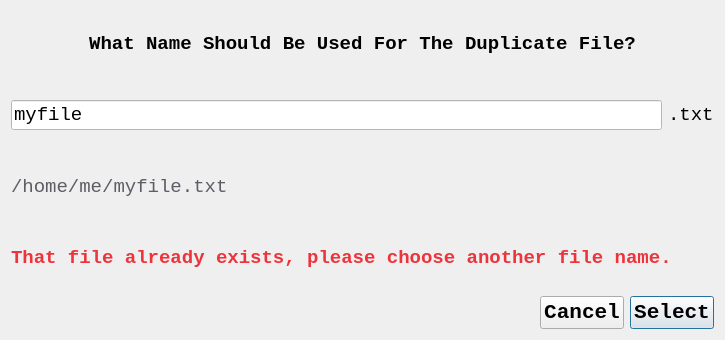
<?xml version="1.0" encoding="UTF-8"?>
<ui version="4.0">
 <class>DuplicateFileDialog</class>
 <widget class="QDialog" name="DuplicateFileDialog">
  <property name="geometry">
   <rect>
    <x>0</x>
    <y>0</y>
    <width>725</width>
    <height>340</height>
   </rect>
  </property>
  <property name="font">
   <font>
    <family>Consolas</family>
    <pointsize>14</pointsize>
   </font>
  </property>
  <property name="windowTitle">
   <string>Filename For Duplicate File</string>
  </property>
  <property name="modal">
   <bool>true</bool>
  </property>
  <layout class="QGridLayout" name="gridLayout">
   <item row="0" column="0">
    <layout class="QVBoxLayout" name="verticalLayout">
     <item>
      <widget class="QLabel" name="label">
       <property name="font">
        <font>
         <family>Consolas</family>
         <pointsize>14</pointsize>
         <weight>75</weight>
         <bold>true</bold>
        </font>
       </property>
       <property name="text">
        <string>What Name Should Be Used For The Duplicate File?</string>
       </property>
       <property name="alignment">
        <set>Qt::AlignCenter</set>
       </property>
       <property name="wordWrap">
        <bool>true</bool>
       </property>
      </widget>
     </item>
     <item>
      <layout class="QHBoxLayout" name="horizontalLayout">
       <item>
        <widget class="QLineEdit" name="lineEditStem">
         <property name="font">
          <font>
           <family>Consolas</family>
           <pointsize>14</pointsize>
          </font>
         </property>
         <property name="styleSheet">
          <string notr="true">background-color: rgb(255, 255, 255);</string>
         </property>
         <property name="text">
          <string>myfile</string>
         </property>
        </widget>
       </item>
       <item>
        <widget class="QLabel" name="labelExt">
         <property name="text">
          <string>.txt</string>
         </property>
        </widget>
       </item>
      </layout>
     </item>
     <item>
      <widget class="QLabel" name="labelPath">
       <property name="font">
        <font>
         <family>Consolas</family>
         <pointsize>14</pointsize>
        </font>
       </property>
       <property name="styleSheet">
        <string notr="true">color: rgb(94, 92, 100);</string>
       </property>
       <property name="text">
        <string>/home/me/myfile.txt</string>
       </property>
       <property name="wordWrap">
        <bool>true</bool>
       </property>
      </widget>
     </item>
     <item>
      <widget class="QLabel" name="labelError">
       <property name="font">
        <font>
         <family>Consolas</family>
         <pointsize>14</pointsize>
         <weight>75</weight>
         <bold>true</bold>
        </font>
       </property>
       <property name="styleSheet">
        <string notr="true">color: rgb(237, 51, 59);</string>
       </property>
       <property name="text">
        <string>That file already exists, please choose another file name.</string>
       </property>
       <property name="wordWrap">
        <bool>true</bool>
       </property>
      </widget>
     </item>
     <item>
      <layout class="QHBoxLayout" name="horizontalLayout_2">
       <item>
        <spacer name="horizontalSpacer">
         <property name="orientation">
          <enum>Qt::Horizontal</enum>
         </property>
         <property name="sizeHint" stdset="0">
          <size>
           <width>348</width>
           <height>20</height>
          </size>
         </property>
        </spacer>
       </item>
       <item>
        <widget class="QPushButton" name="pushButtonCancel">
         <property name="font">
          <font>
           <family>Consolas</family>
           <pointsize>16</pointsize>
           <weight>75</weight>
           <bold>true</bold>
          </font>
         </property>
         <property name="text">
          <string>Cancel</string>
         </property>
        </widget>
       </item>
       <item>
        <widget class="QPushButton" name="pushButtonSelect">
         <property name="font">
          <font>
           <family>Consolas</family>
           <pointsize>16</pointsize>
           <weight>75</weight>
           <bold>true</bold>
          </font>
         </property>
         <property name="text">
          <string>Select</string>
         </property>
         <property name="default">
          <bool>true</bool>
         </property>
        </widget>
       </item>
      </layout>
     </item>
    </layout>
   </item>
  </layout>
 </widget>
 <resources/>
 <connections/>
</ui>
